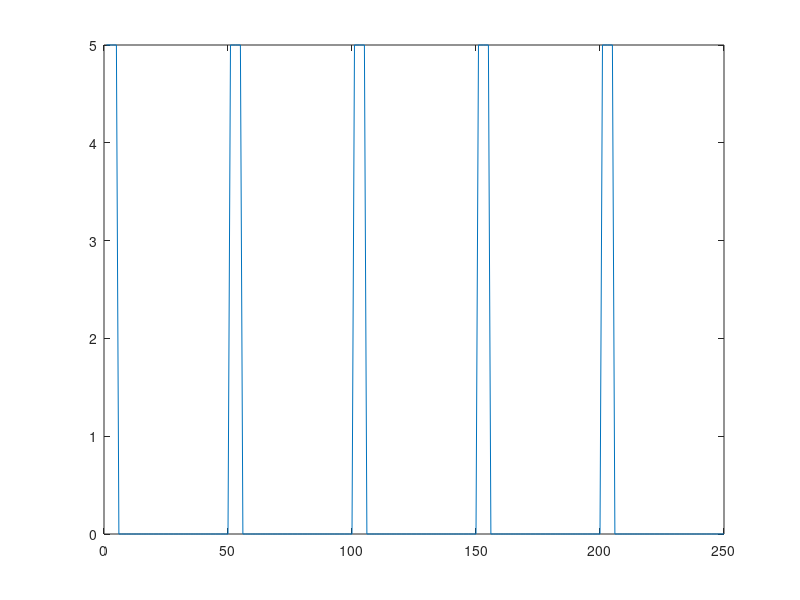

Source code (MATLAB):
% PackIO_OutputArrayBuilder
% Builds a voltage output array of repeating triggers for PackIO
% Lloyd Russell May 2014

% variables to customise
filename       = 'VOLTAGE_OUTPUT';                                         % filename for saved output file
exp_dur_secs   = .25;                                                      % experiment duration in seconds
stim_rate_hz   = 20;                                                       % stim rate in hz
trig_dur_msecs = 5;                                                        % trigger duration in milliseconds
sample_rate_hz = 1000;                                                     % output device sample rate in hz
jitter_msecs   = 0;                                                        % jitter, randomise stim intervals. use 0 for no jitter

% conversions
exp_length     = exp_dur_secs * sample_rate_hz;
num_trigs      = ceil(stim_rate_hz * exp_dur_secs);                        % calculate number of stim in entire experiment
trig_length    = trig_dur_msecs/1000 * sample_rate_hz;                     % calculate length of trigger pulse at device sample rate
jitter_length  = jitter_msecs/1000 * sample_rate_hz;                       % calculate length of possible jitter at device sample rate

% calculate trigger times/intervals
post_trig_intervals = (floor(1/stim_rate_hz*sample_rate_hz))-(jitter_length/2) + floor(rand(num_trigs-1, 1)*jitter_length); % takes the minimum stim time, adds a random amount of jitter do give ranged with mean centred at dfined stim interval
trig_times          = [0; cumsum(post_trig_intervals)]+1;                  % first stim at time 0, cumulative sum to get absolute times of next stims given by the intervals. plus one to allow correct indexing

% build array
out_array = zeros(exp_length, 1);                                          % initialise the output array
for i = 1:num_trigs
    index = (trig_times(i):((trig_times(i)+trig_length)-1));               % build an 'index array', trigger times to set high
    out_array(index) = 5;
end

% save output
fid = fopen([filename '.dat'],'w','l');
fwrite(fid,out_array,'double');
fclose(fid);

% visualise
figure; plot(out_array);
